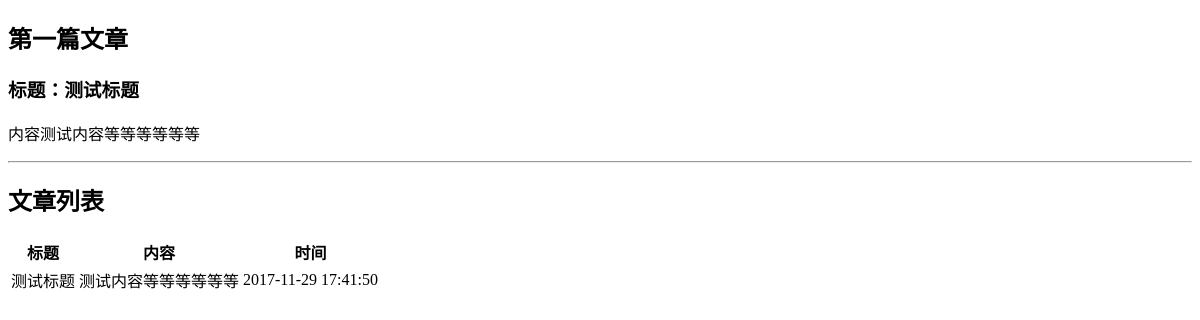
The page /blog/list on the database as committed earlier.
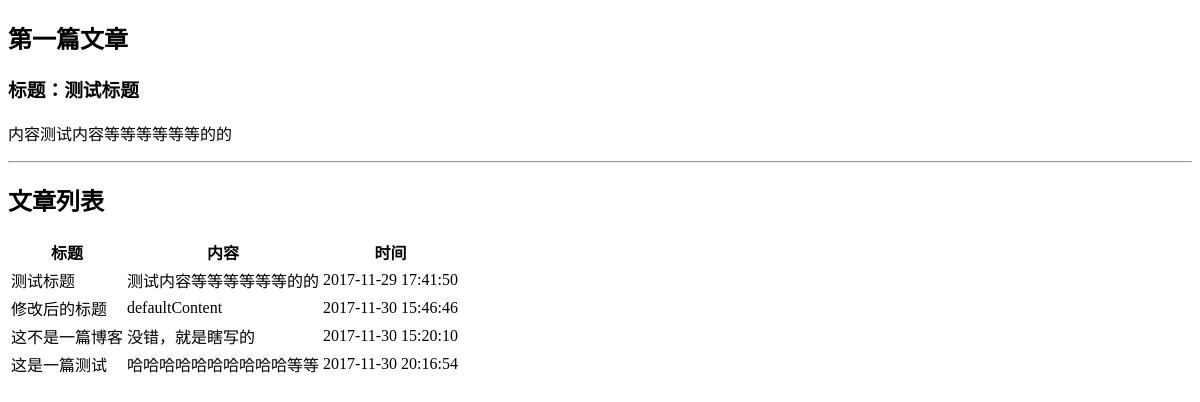
The same page on the database as committed later.
### blog/models.py (models this page shows, shortened)
class Article(models.Model):
    title = models.CharField(max_length=32, default='Title')
    content = models.TextField(null=True)
    pub_time = models.CharField(max_length=64, default='')

### blog/views.py (the view)
def list(request):
    articles = models.Article.objects.all()
    article = models.Article.objects.get(pk=1)
    return render(request, 'blog/list.html',
                  {'articles': articles, 'article': article})

### blog/templates/blog/list.html (shortened to what this page needs)
<!DOCTYPE html>
<html lang="en">
<head>
</head>
<body>
    <h2>第一篇文章</h2>
    <h3>标题：{{article.title}}</h3>
    <p>内容{{article.content}}</p>
    <hr>
    <h2>文章列表</h2>
    <table>
        <thead>
            <th>标题</th>
            <th>内容</th>
            <th>时间</th>
        </thead>
        <tbody>
            {% for article in articles %}
            <tr>
                <td>{{article.title}}</td>
                <td>{{article.content}}</td>
                <td>{{article.pub_time}}</td>
            </tr>
            {% endfor %}
        </tbody>
    </table>
</body>
</html>

Rows that differ between the two databases and show on the page:
changed Article "测试标题": content "测试内容等等等等等等" → "测试内容等等等等等等的的"
added Article: title "修改后的标题", content "defaultContent", pub_time "2017-11-30 15:46:46"
added Article: title "这不是一篇博客", content "没错，就是瞎写的", pub_time "2017-11-30 15:20:10"
added Article: title "这是一篇测试", content "哈哈哈哈哈哈哈哈哈哈等等", pub_time "2017-11-30 20:16:54"
